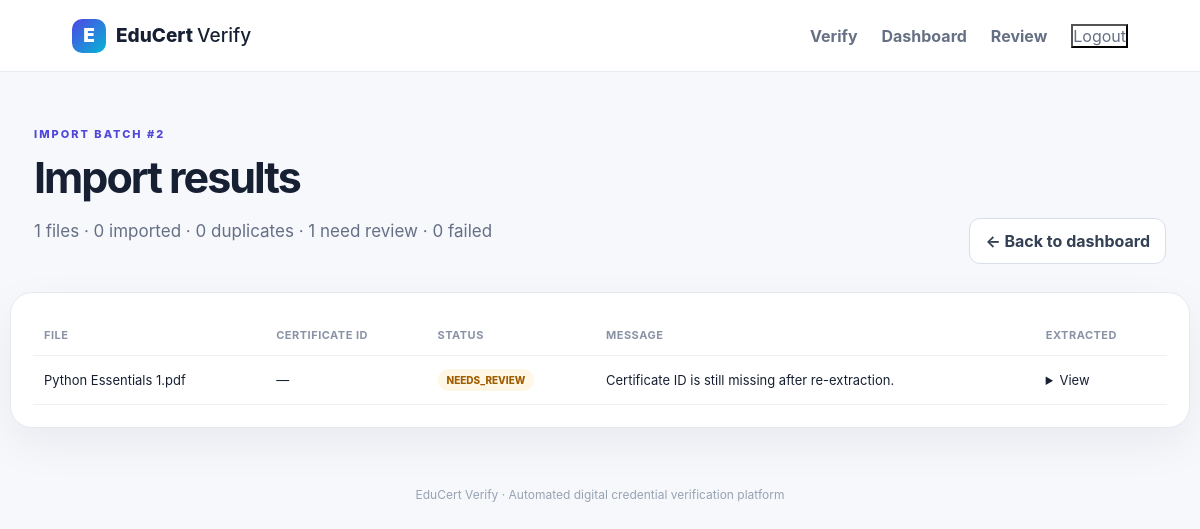
/admin/imports/2 (signed in), run on the app's committed database.
### app/models.py (models this page shows)
class ImportBatch(db.Model):
    id = db.Column(db.Integer, primary_key=True)
    total_files = db.Column(db.Integer, default=0)
    imported = db.Column(db.Integer, default=0)
    duplicates = db.Column(db.Integer, default=0)
    needs_review = db.Column(db.Integer, default=0)
    failed = db.Column(db.Integer, default=0)
    created_at = db.Column(db.DateTime, default=datetime.utcnow, index=True)

class ImportItem(db.Model):
    id = db.Column(db.Integer, primary_key=True)
    batch_id = db.Column(db.Integer, db.ForeignKey("import_batch.id"), index=True)
    filename = db.Column(db.String(300), nullable=False)
    certificate_id = db.Column(db.String(120))
    status = db.Column(db.String(40), nullable=False)
    message = db.Column(db.String(500))
    extracted_json = db.Column(db.Text)
    source_path = db.Column(db.String(700))
    created_at = db.Column(db.DateTime, default=datetime.utcnow)

### app/routes.py (the view)
@web.get("/admin/imports/<int:batch_id>")
@admin_required
def import_details(batch_id):
    batch = ImportBatch.query.get_or_404(batch_id)
    items = ImportItem.query.filter_by(batch_id=batch.id).order_by(ImportItem.id.desc()).all()
    return render_template("import_details.html", batch=batch, items=items)

### app/routes.py (called while the page is built)
def admin_required(fn):
    @wraps(fn)
    def wrapper(*args, **kwargs):
        if not session.get("admin"):
            return redirect(url_for("web.admin_login"))
        return fn(*args, **kwargs)
    return wrapper

### app/templates/import_details.html
{% extends "base.html" %}{% block title %}Import Batch #{{batch.id}} · EduCert Verify{% endblock %}
{% block content %}<section class="dashboard-head"><div><span class="eyebrow">IMPORT BATCH #{{batch.id}}</span><h1>Import results</h1><p>{{batch.total_files}} files · {{batch.imported}} imported · {{batch.duplicates}} duplicates · {{batch.needs_review}} need review · {{batch.failed}} failed</p></div><a class="outline-button" href="{{url_for('web.admin')}}">← Back to dashboard</a></section><section class="table-card"><div class="table-scroll"><table><thead><tr><th>File</th><th>Certificate ID</th><th>Status</th><th>Message</th><th>Extracted</th></tr></thead><tbody>{% for item in items %}<tr><td>{{item.filename}}</td><td>{{item.certificate_id or '—'}}</td><td><span class="status {{item.status|lower}}">{{item.status}}</span></td><td>{{item.message}}</td><td><details><summary>View</summary><pre>{{item.extracted_json}}</pre></details></td></tr>{% endfor %}</tbody></table></div></section>{% endblock %}

### app/static/css/style.css (style rules this page uses)
* { box-sizing:border-box }
body { margin:0;font-family:Inter,ui-sans-serif,system-ui,-apple-system,"Segoe UI",sans-serif;background:#f6f8fc;color:#172033 }
.eyebrow { font-size:11px;font-weight:850;letter-spacing:2px;color:#5148d9 }
.hero-copy h1,.dashboard-head h1 { font-size:56px;line-height:1.02;letter-spacing:-2px;margin:14px 0 20px }
.hero-copy p,.dashboard-head p { font-size:17px;color:#667085;line-height:1.75;max-width:690px }
.verify-card,.login-card,.import-card,.workflow-card,.stat-card,.table-card { background:#fff;border:1px solid #e5eaf1;border-radius:22px;box-shadow:0 16px 45px rgba(15,23,42,.06) }
.dashboard-head { max-width:1180px;margin:50px auto 28px;padding:0 24px;display:flex;justify-content:space-between;align-items:end;gap:30px }
.dashboard-head h1 { font-size:43px;margin-bottom:10px }
.outline-button { border:1px solid #d8deea;background:#fff;color:#344054;border-radius:11px;padding:12px 15px;font-weight:750;text-decoration:none;white-space:nowrap }
.table-card { max-width:1180px;margin:0 auto 24px;padding:22px }
.table-scroll { overflow:auto }
table { width:100%;border-collapse:collapse;min-width:820px }
th,td { text-align:left;padding:13px 11px;border-bottom:1px solid #edf0f5;font-size:13px;vertical-align:middle }
th { font-size:11px;color:#8993a5;text-transform:uppercase;letter-spacing:.5px }
.status,.confidence { display:inline-flex;align-items:center;border-radius:999px;padding:5px 9px;font-size:10px;font-weight:850 }
.status.needs_review { background:#fff7e6;color:#a15c00 }

### data on the page
ImportBatch: id "2", total_files "1", imported "0", duplicates "0", needs_review "1", failed "0"
ImportItem: filename "Python Essentials 1.pdf", certificate_id "—", status "NEEDS_REVIEW", message "Certificate ID is still missing after re-extraction."
